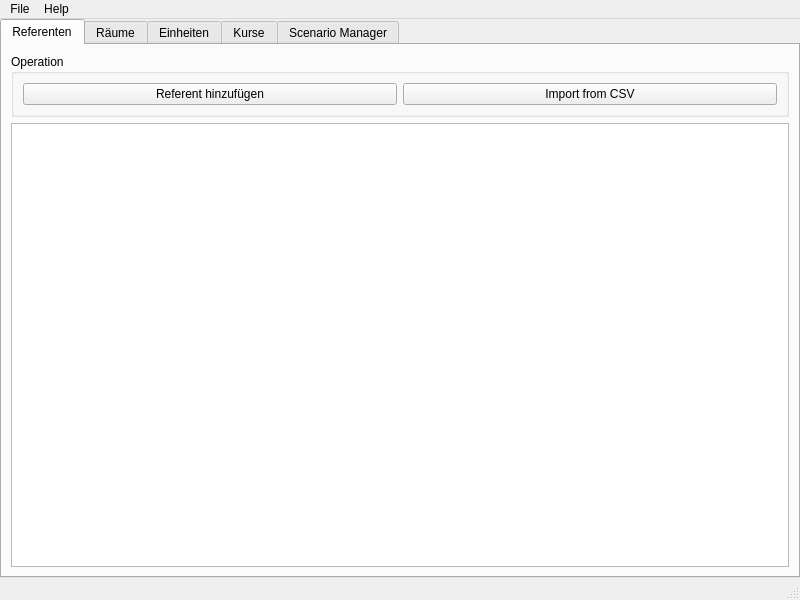
<?xml version="1.0" encoding="UTF-8"?>
<ui version="4.0">
 <class>MainWindow</class>
 <widget class="QMainWindow" name="MainWindow">
  <property name="windowModality">
   <enum>Qt::NonModal</enum>
  </property>
  <property name="geometry">
   <rect>
    <x>0</x>
    <y>0</y>
    <width>800</width>
    <height>600</height>
   </rect>
  </property>
  <property name="sizePolicy">
   <sizepolicy hsizetype="Maximum" vsizetype="Maximum">
    <horstretch>0</horstretch>
    <verstretch>0</verstretch>
   </sizepolicy>
  </property>
  <property name="minimumSize">
   <size>
    <width>800</width>
    <height>600</height>
   </size>
  </property>
  <property name="maximumSize">
   <size>
    <width>16777215</width>
    <height>16777215</height>
   </size>
  </property>
  <property name="windowTitle">
   <string>Genetic Algorithm Scheduler</string>
  </property>
  <widget class="QWidget" name="centralwidget">
   <property name="minimumSize">
    <size>
     <width>711</width>
     <height>526</height>
    </size>
   </property>
   <layout class="QVBoxLayout" name="verticalLayout">
    <property name="spacing">
     <number>0</number>
    </property>
    <property name="leftMargin">
     <number>0</number>
    </property>
    <property name="topMargin">
     <number>0</number>
    </property>
    <property name="rightMargin">
     <number>0</number>
    </property>
    <property name="bottomMargin">
     <number>0</number>
    </property>
    <item>
     <widget class="QTabWidget" name="tabWidget">
      <property name="font">
       <font>
        <weight>50</weight>
        <bold>false</bold>
       </font>
      </property>
      <property name="styleSheet">
       <string notr="true"/>
      </property>
      <property name="tabPosition">
       <enum>QTabWidget::North</enum>
      </property>
      <property name="tabShape">
       <enum>QTabWidget::Rounded</enum>
      </property>
      <property name="currentIndex">
       <number>0</number>
      </property>
      <widget class="QWidget" name="tabInstructors">
       <property name="whatsThis">
        <string>&lt;html&gt;&lt;head/&gt;&lt;body&gt;&lt;p&gt;&lt;br/&gt;&lt;/p&gt;&lt;/body&gt;&lt;/html&gt;</string>
       </property>
       <attribute name="title">
        <string>Referenten</string>
       </attribute>
       <layout class="QVBoxLayout" name="verticalLayout_2">
        <item>
         <widget class="QGroupBox" name="groupBox">
          <property name="title">
           <string>Operation</string>
          </property>
          <layout class="QHBoxLayout" name="horizontalLayout">
           <item>
            <widget class="QPushButton" name="btnInstrAdd">
             <property name="text">
              <string>Referent hinzufügen</string>
             </property>
            </widget>
           </item>
           <item>
            <widget class="QPushButton" name="btnInstrImport">
             <property name="text">
              <string>Import from CSV</string>
             </property>
            </widget>
           </item>
          </layout>
         </widget>
        </item>
        <item>
         <widget class="QTreeView" name="treeInstr"/>
        </item>
       </layout>
      </widget>
      <widget class="QWidget" name="tabRooms">
       <attribute name="title">
        <string>Räume</string>
       </attribute>
       <layout class="QVBoxLayout" name="verticalLayout_3">
        <item>
         <widget class="QGroupBox" name="groupBox_2">
          <property name="title">
           <string>Operation</string>
          </property>
          <layout class="QHBoxLayout" name="horizontalLayout_7">
           <item>
            <widget class="QPushButton" name="btnRoomAdd">
             <property name="text">
              <string>Raum hinzufügen</string>
             </property>
            </widget>
           </item>
           <item>
            <widget class="QPushButton" name="btnRoomImport">
             <property name="text">
              <string>Import from CSV</string>
             </property>
            </widget>
           </item>
          </layout>
         </widget>
        </item>
        <item>
         <widget class="QTreeView" name="treeRoom"/>
        </item>
       </layout>
      </widget>
      <widget class="QWidget" name="tabSubjects">
       <attribute name="title">
        <string>Einheiten</string>
       </attribute>
       <layout class="QVBoxLayout" name="verticalLayout_4">
        <item>
         <widget class="QGroupBox" name="groupBox_3">
          <property name="title">
           <string>Operation</string>
          </property>
          <layout class="QHBoxLayout" name="horizontalLayout_2">
           <item>
            <widget class="QPushButton" name="btnSubjAdd">
             <property name="text">
              <string>Einheit hinzufügen</string>
             </property>
            </widget>
           </item>
           <item>
            <widget class="QPushButton" name="btnSubjImport">
             <property name="text">
              <string>Import from CSV</string>
             </property>
            </widget>
           </item>
          </layout>
         </widget>
        </item>
        <item>
         <widget class="QTreeView" name="treeSubj"/>
        </item>
       </layout>
      </widget>
      <widget class="QWidget" name="tabSections">
       <attribute name="title">
        <string>Kurse</string>
       </attribute>
       <layout class="QVBoxLayout" name="verticalLayout_5">
        <item>
         <widget class="QGroupBox" name="groupBox_4">
          <property name="title">
           <string>Operation</string>
          </property>
          <layout class="QHBoxLayout" name="horizontalLayout_3">
           <item>
            <widget class="QPushButton" name="btnSecAdd">
             <property name="text">
              <string>Kurs hinzufügen</string>
             </property>
            </widget>
           </item>
          </layout>
         </widget>
        </item>
        <item>
         <widget class="QTreeView" name="treeSec"/>
        </item>
       </layout>
      </widget>
      <widget class="QWidget" name="tabScenario">
       <property name="sizePolicy">
        <sizepolicy hsizetype="Preferred" vsizetype="Preferred">
         <horstretch>0</horstretch>
         <verstretch>0</verstretch>
        </sizepolicy>
       </property>
       <attribute name="title">
        <string>Scenario Manager</string>
       </attribute>
       <layout class="QVBoxLayout" name="verticalLayout_6" stretch="0,0,0,0,0">
        <property name="sizeConstraint">
         <enum>QLayout::SetDefaultConstraint</enum>
        </property>
        <item>
         <widget class="QGroupBox" name="groupBox_5">
          <property name="title">
           <string>Operation</string>
          </property>
          <layout class="QHBoxLayout" name="horizontalLayout_4">
           <item>
            <widget class="QPushButton" name="btnScenGenerate">
             <property name="text">
              <string>Generate</string>
             </property>
            </widget>
           </item>
           <item>
            <widget class="QPushButton" name="btnScenResult">
             <property name="text">
              <string>View Results</string>
             </property>
            </widget>
           </item>
          </layout>
         </widget>
        </item>
        <item>
         <widget class="QGroupBox" name="groupBox_6">
          <property name="title">
           <string>School Operation Settings</string>
          </property>
          <layout class="QGridLayout" name="gridLayout_2">
           <item row="2" column="1">
            <widget class="QGroupBox" name="groupBox_7">
             <property name="styleSheet">
              <string notr="true">border: none</string>
             </property>
             <property name="title">
              <string/>
             </property>
             <property name="flat">
              <bool>false</bool>
             </property>
             <property name="checkable">
              <bool>false</bool>
             </property>
             <property name="checked">
              <bool>false</bool>
             </property>
             <layout class="QHBoxLayout" name="horizontalLayout_5">
              <property name="spacing">
               <number>10</number>
              </property>
              <property name="leftMargin">
               <number>0</number>
              </property>
              <property name="topMargin">
               <number>0</number>
              </property>
              <property name="rightMargin">
               <number>0</number>
              </property>
              <property name="bottomMargin">
               <number>0</number>
              </property>
              <item>
               <widget class="QRadioButton" name="radioLunchYes">
                <property name="text">
                 <string>Yes</string>
                </property>
                <property name="checked">
                 <bool>true</bool>
                </property>
               </widget>
              </item>
              <item>
               <widget class="QRadioButton" name="radioLunchNo">
                <property name="text">
                 <string>No</string>
                </property>
               </widget>
              </item>
             </layout>
            </widget>
           </item>
           <item row="2" column="0">
            <widget class="QLabel" name="label_6">
             <property name="toolTip">
              <string>Assess for lunch break for sections.</string>
             </property>
             <property name="text">
              <string>Lunchbreak</string>
             </property>
            </widget>
           </item>
           <item row="0" column="0">
            <widget class="QLabel" name="label_4">
             <property name="toolTip">
              <string>The opening time of the school.</string>
             </property>
             <property name="text">
              <string>Operation Starting Time</string>
             </property>
            </widget>
           </item>
           <item row="0" column="1">
            <widget class="QTimeEdit" name="timeStarting">
             <property name="currentSection">
              <enum>QDateTimeEdit::HourSection</enum>
             </property>
             <property name="displayFormat">
              <string>h AP</string>
             </property>
             <property name="time">
              <time>
               <hour>8</hour>
               <minute>0</minute>
               <second>0</second>
              </time>
             </property>
            </widget>
           </item>
           <item row="0" column="2">
            <spacer name="horizontalSpacer_2">
             <property name="orientation">
              <enum>Qt::Horizontal</enum>
             </property>
             <property name="sizeHint" stdset="0">
              <size>
               <width>40</width>
               <height>20</height>
              </size>
             </property>
            </spacer>
           </item>
           <item row="1" column="0">
            <widget class="QLabel" name="label_5">
             <property name="toolTip">
              <string>The closing time of the school.</string>
             </property>
             <property name="text">
              <string>Operation Ending Time</string>
             </property>
            </widget>
           </item>
           <item row="1" column="1">
            <widget class="QTimeEdit" name="timeEnding">
             <property name="displayFormat">
              <string>h AP</string>
             </property>
             <property name="calendarPopup">
              <bool>true</bool>
             </property>
             <property name="time">
              <time>
               <hour>18</hour>
               <minute>0</minute>
               <second>0</second>
              </time>
             </property>
            </widget>
           </item>
          </layout>
         </widget>
        </item>
        <item>
         <widget class="QGroupBox" name="groupBox_8">
          <property name="title">
           <string>Genetic Algorithm Settings</string>
          </property>
          <layout class="QGridLayout" name="gridLayout_3">
           <item row="2" column="3">
            <widget class="QLabel" name="label_20">
             <property name="toolTip">
              <string>The percent of population that would belong to elite.</string>
             </property>
             <property name="text">
              <string>Elite Population</string>
             </property>
            </widget>
           </item>
           <item row="3" column="3">
            <widget class="QLabel" name="label_21">
             <property name="toolTip">
              <string>The maximum control of a sigma.</string>
             </property>
             <property name="text">
              <string>Deviation Tolerance</string>
             </property>
            </widget>
           </item>
           <item row="3" column="5">
            <widget class="QSpinBox" name="editDev">
             <property name="maximum">
              <number>100</number>
             </property>
             <property name="value">
              <number>55</number>
             </property>
            </widget>
           </item>
           <item row="1" column="1">
            <widget class="QSpinBox" name="editMaxPop">
             <property name="minimum">
              <number>50</number>
             </property>
             <property name="maximum">
              <number>10000</number>
             </property>
             <property name="value">
              <number>100</number>
             </property>
            </widget>
           </item>
           <item row="1" column="3">
            <widget class="QLabel" name="label_12">
             <property name="toolTip">
              <string>Stops the generation when a chromosome meets this.</string>
             </property>
             <property name="text">
              <string>Maximum Fitness</string>
             </property>
            </widget>
           </item>
           <item row="2" column="5">
            <widget class="QSpinBox" name="editElite">
             <property name="maximum">
              <number>100</number>
             </property>
             <property name="value">
              <number>5</number>
             </property>
            </widget>
           </item>
           <item row="0" column="7">
            <spacer name="horizontalSpacer_3">
             <property name="orientation">
              <enum>Qt::Horizontal</enum>
             </property>
             <property name="sizeHint" stdset="0">
              <size>
               <width>40</width>
               <height>20</height>
              </size>
             </property>
            </spacer>
           </item>
           <item row="2" column="1">
            <widget class="QSpinBox" name="editMaxGen">
             <property name="minimum">
              <number>50</number>
             </property>
             <property name="maximum">
              <number>10000</number>
             </property>
            </widget>
           </item>
           <item row="1" column="5">
            <widget class="QSpinBox" name="editMaxFit">
             <property name="maximum">
              <number>100</number>
             </property>
             <property name="value">
              <number>90</number>
             </property>
            </widget>
           </item>
           <item row="0" column="3">
            <widget class="QLabel" name="label_11">
             <property name="toolTip">
              <string>&lt;html&gt;&lt;head/&gt;&lt;body&gt;&lt;p&gt;Triggers mutation rate change when the difference of average fitness falls to the specificied level.&lt;/p&gt;&lt;/body&gt;&lt;/html&gt;</string>
             </property>
             <property name="text">
              <string>Mutation Rate Adjustment Trigger</string>
             </property>
            </widget>
           </item>
           <item row="3" column="0">
            <widget class="QLabel" name="label_10">
             <property name="toolTip">
              <string>Maximum attempts for creating a valid chromosome.</string>
             </property>
             <property name="text">
              <string>Maximum Creation Attempts</string>
             </property>
            </widget>
           </item>
           <item row="2" column="0">
            <widget class="QLabel" name="label_9">
             <property name="toolTip">
              <string>Maximum amount of generations to be performed on solution generation.</string>
             </property>
             <property name="text">
              <string>Maximum Generations</string>
             </property>
            </widget>
           </item>
           <item row="3" column="1">
            <widget class="QSpinBox" name="editMaxCreation">
             <property name="minimum">
              <number>1500</number>
             </property>
             <property name="maximum">
              <number>30000</number>
             </property>
            </widget>
           </item>
           <item row="0" column="0">
            <widget class="QLabel" name="label_7">
             <property name="toolTip">
              <string>Starting point and lowest population count of the genetic algorithm.</string>
             </property>
             <property name="text">
              <string>Minimum Population Count</string>
             </property>
            </widget>
           </item>
           <item row="1" column="0">
            <widget class="QLabel" name="label_8">
             <property name="toolTip">
              <string>Highest population count of the genetic algorithm.</string>
             </property>
             <property name="text">
              <string>Maximum Population Count</string>
             </property>
            </widget>
           </item>
           <item row="0" column="1">
            <widget class="QSpinBox" name="editMinPop">
             <property name="minimum">
              <number>50</number>
             </property>
             <property name="maximum">
              <number>10000</number>
             </property>
            </widget>
           </item>
           <item row="0" column="11">
            <spacer name="horizontalSpacer_5">
             <property name="orientation">
              <enum>Qt::Horizontal</enum>
             </property>
             <property name="sizeHint" stdset="0">
              <size>
               <width>40</width>
               <height>20</height>
              </size>
             </property>
            </spacer>
           </item>
           <item row="0" column="10">
            <spacer name="horizontalSpacer_6">
             <property name="orientation">
              <enum>Qt::Horizontal</enum>
             </property>
             <property name="sizeHint" stdset="0">
              <size>
               <width>40</width>
               <height>20</height>
              </size>
             </property>
            </spacer>
           </item>
           <item row="0" column="2">
            <spacer name="horizontalSpacer">
             <property name="orientation">
              <enum>Qt::Horizontal</enum>
             </property>
             <property name="sizeHint" stdset="0">
              <size>
               <width>40</width>
               <height>20</height>
              </size>
             </property>
            </spacer>
           </item>
           <item row="0" column="9">
            <spacer name="horizontalSpacer_4">
             <property name="orientation">
              <enum>Qt::Horizontal</enum>
             </property>
             <property name="sizeHint" stdset="0">
              <size>
               <width>40</width>
               <height>20</height>
              </size>
             </property>
            </spacer>
           </item>
           <item row="0" column="8">
            <spacer name="horizontalSpacer_7">
             <property name="orientation">
              <enum>Qt::Horizontal</enum>
             </property>
             <property name="sizeHint" stdset="0">
              <size>
               <width>40</width>
               <height>20</height>
              </size>
             </property>
            </spacer>
           </item>
           <item row="0" column="5">
            <widget class="QDoubleSpinBox" name="editMut">
             <property name="maximum">
              <double>100.000000000000000</double>
             </property>
             <property name="singleStep">
              <double>0.010000000000000</double>
             </property>
             <property name="value">
              <double>0.080000000000000</double>
             </property>
            </widget>
           </item>
          </layout>
         </widget>
        </item>
        <item>
         <widget class="QGroupBox" name="groupBox_9">
          <property name="title">
           <string>Evaluation Matrix</string>
          </property>
          <layout class="QGridLayout" name="gridLayout_4">
           <item row="2" column="0">
            <widget class="QLabel" name="label_15">
             <property name="toolTip">
              <string>The weight of section rest (There must be a rest for every consecutive 3 hours of session)</string>
             </property>
             <property name="text">
              <string>Section Rest</string>
             </property>
            </widget>
           </item>
           <item row="3" column="0">
            <widget class="QLabel" name="label_18">
             <property name="toolTip">
              <string>The weight of sections having less idle time.</string>
             </property>
             <property name="text">
              <string>Section Idle Time</string>
             </property>
            </widget>
           </item>
           <item row="5" column="0">
            <widget class="QLabel" name="label_19">
             <property name="toolTip">
              <string>The weight of having all instructors have normalized teaching load.</string>
             </property>
             <property name="text">
              <string>Instructor Load Balance</string>
             </property>
            </widget>
           </item>
           <item row="7" column="0">
            <widget class="QLabel" name="label_17">
             <property name="toolTip">
              <string>The weight of having correct meeting patterns for subject placement.</string>
             </property>
             <property name="text">
              <string>Meeting Pattern</string>
             </property>
            </widget>
           </item>
           <item row="4" column="0">
            <widget class="QLabel" name="label_16">
             <property name="toolTip">
              <string>The weight of instructor rest (There must be a rest for every consecutive 3 hours of session)</string>
             </property>
             <property name="text">
              <string>Instructor Rest</string>
             </property>
            </widget>
           </item>
           <item row="0" column="1">
            <widget class="QSpinBox" name="editSbj">
             <property name="maximum">
              <number>100</number>
             </property>
             <property name="value">
              <number>70</number>
             </property>
            </widget>
           </item>
           <item row="0" column="0">
            <widget class="QLabel" name="label_13">
             <property name="toolTip">
              <string>The weight of having all subjects placed.</string>
             </property>
             <property name="text">
              <string>Subject Placement</string>
             </property>
            </widget>
           </item>
           <item row="1" column="0">
            <widget class="QLabel" name="label_14">
             <property name="toolTip">
              <string>The weight of having a lunch break.</string>
             </property>
             <property name="text">
              <string>Lunch Break</string>
             </property>
            </widget>
           </item>
           <item row="0" column="2">
            <spacer name="horizontalSpacer_8">
             <property name="orientation">
              <enum>Qt::Horizontal</enum>
             </property>
             <property name="sizeHint" stdset="0">
              <size>
               <width>40</width>
               <height>20</height>
              </size>
             </property>
            </spacer>
           </item>
           <item row="1" column="1">
            <widget class="QSpinBox" name="editLun">
             <property name="maximum">
              <number>100</number>
             </property>
             <property name="value">
              <number>5</number>
             </property>
            </widget>
           </item>
           <item row="2" column="1">
            <widget class="QSpinBox" name="editSec">
             <property name="maximum">
              <number>100</number>
             </property>
             <property name="value">
              <number>5</number>
             </property>
            </widget>
           </item>
           <item row="4" column="1">
            <widget class="QSpinBox" name="editInstrRest">
             <property name="maximum">
              <number>100</number>
             </property>
             <property name="value">
              <number>5</number>
             </property>
            </widget>
           </item>
           <item row="5" column="1">
            <widget class="QSpinBox" name="editInstrLoad">
             <property name="maximum">
              <number>100</number>
             </property>
             <property name="value">
              <number>5</number>
             </property>
            </widget>
           </item>
           <item row="3" column="1">
            <widget class="QSpinBox" name="editIdle">
             <property name="maximum">
              <number>100</number>
             </property>
             <property name="value">
              <number>5</number>
             </property>
            </widget>
           </item>
           <item row="7" column="1">
            <widget class="QSpinBox" name="editMeet">
             <property name="maximum">
              <number>100</number>
             </property>
             <property name="value">
              <number>5</number>
             </property>
            </widget>
           </item>
           <item row="8" column="0">
            <widget class="QLabel" name="lblTotal">
             <property name="text">
              <string>TextLabel</string>
             </property>
            </widget>
           </item>
          </layout>
         </widget>
        </item>
        <item>
         <spacer name="verticalSpacer">
          <property name="orientation">
           <enum>Qt::Vertical</enum>
          </property>
          <property name="sizeHint" stdset="0">
           <size>
            <width>20</width>
            <height>40</height>
           </size>
          </property>
         </spacer>
        </item>
       </layout>
      </widget>
     </widget>
    </item>
   </layout>
  </widget>
  <widget class="QMenuBar" name="menubar">
   <property name="geometry">
    <rect>
     <x>0</x>
     <y>0</y>
     <width>800</width>
     <height>30</height>
    </rect>
   </property>
   <widget class="QMenu" name="menuFile">
    <property name="title">
     <string>File</string>
    </property>
    <addaction name="actionNew"/>
    <addaction name="actionOpen"/>
    <addaction name="actionSave_As"/>
    <addaction name="separator"/>
    <addaction name="actionSettings"/>
    <addaction name="separator"/>
    <addaction name="actionExit"/>
   </widget>
   <widget class="QMenu" name="menuHelp">
    <property name="title">
     <string>Help</string>
    </property>
    <addaction name="actionInstructions"/>
    <addaction name="actionAbout"/>
   </widget>
   <addaction name="menuFile"/>
   <addaction name="menuHelp"/>
  </widget>
  <widget class="QStatusBar" name="statusbar"/>
  <action name="actionNew">
   <property name="text">
    <string>New</string>
   </property>
  </action>
  <action name="actionOpen">
   <property name="text">
    <string>Open</string>
   </property>
  </action>
  <action name="actionSave">
   <property name="text">
    <string>Save</string>
   </property>
  </action>
  <action name="actionSave_As">
   <property name="text">
    <string>Save As</string>
   </property>
  </action>
  <action name="actionSettings">
   <property name="text">
    <string>Settings</string>
   </property>
  </action>
  <action name="actionExit">
   <property name="text">
    <string>Exit</string>
   </property>
  </action>
  <action name="actionAdd_Instructor">
   <property name="text">
    <string>Add Instructor</string>
   </property>
  </action>
  <action name="actionView_Instructors">
   <property name="text">
    <string>View Instructors</string>
   </property>
  </action>
  <action name="actionAdd_Room">
   <property name="text">
    <string>Add Room</string>
   </property>
  </action>
  <action name="actionView_Rooms">
   <property name="text">
    <string>View Rooms</string>
   </property>
  </action>
  <action name="actionAdd_Subject">
   <property name="text">
    <string>Add Subject</string>
   </property>
  </action>
  <action name="actionView_Subjects">
   <property name="text">
    <string>View Subjects</string>
   </property>
  </action>
  <action name="actionAdd_Sections">
   <property name="text">
    <string>Add Sections</string>
   </property>
  </action>
  <action name="actionView_Sections">
   <property name="text">
    <string>View Sections</string>
   </property>
  </action>
  <action name="actionImport">
   <property name="text">
    <string>Import</string>
   </property>
  </action>
  <action name="actionExport">
   <property name="text">
    <string>Export</string>
   </property>
  </action>
  <action name="actionView_Results">
   <property name="text">
    <string>View Results</string>
   </property>
  </action>
  <action name="actionGenerate">
   <property name="text">
    <string>Generate</string>
   </property>
  </action>
  <action name="actionImport_2">
   <property name="text">
    <string>Import</string>
   </property>
  </action>
  <action name="actionExport_2">
   <property name="text">
    <string>Export</string>
   </property>
  </action>
  <action name="actionScenario_Summary">
   <property name="text">
    <string>Scenario Summary</string>
   </property>
  </action>
  <action name="actionGenerate_2">
   <property name="text">
    <string>Generate</string>
   </property>
  </action>
  <action name="actionView_Results_2">
   <property name="text">
    <string>View Results</string>
   </property>
  </action>
  <action name="actionInstructions">
   <property name="text">
    <string>Instructions</string>
   </property>
  </action>
  <action name="actionAbout">
   <property name="text">
    <string>About</string>
   </property>
  </action>
 </widget>
 <resources>
  <include location="../../PyQTTesting/testing.qrc"/>
 </resources>
 <connections/>
</ui>
